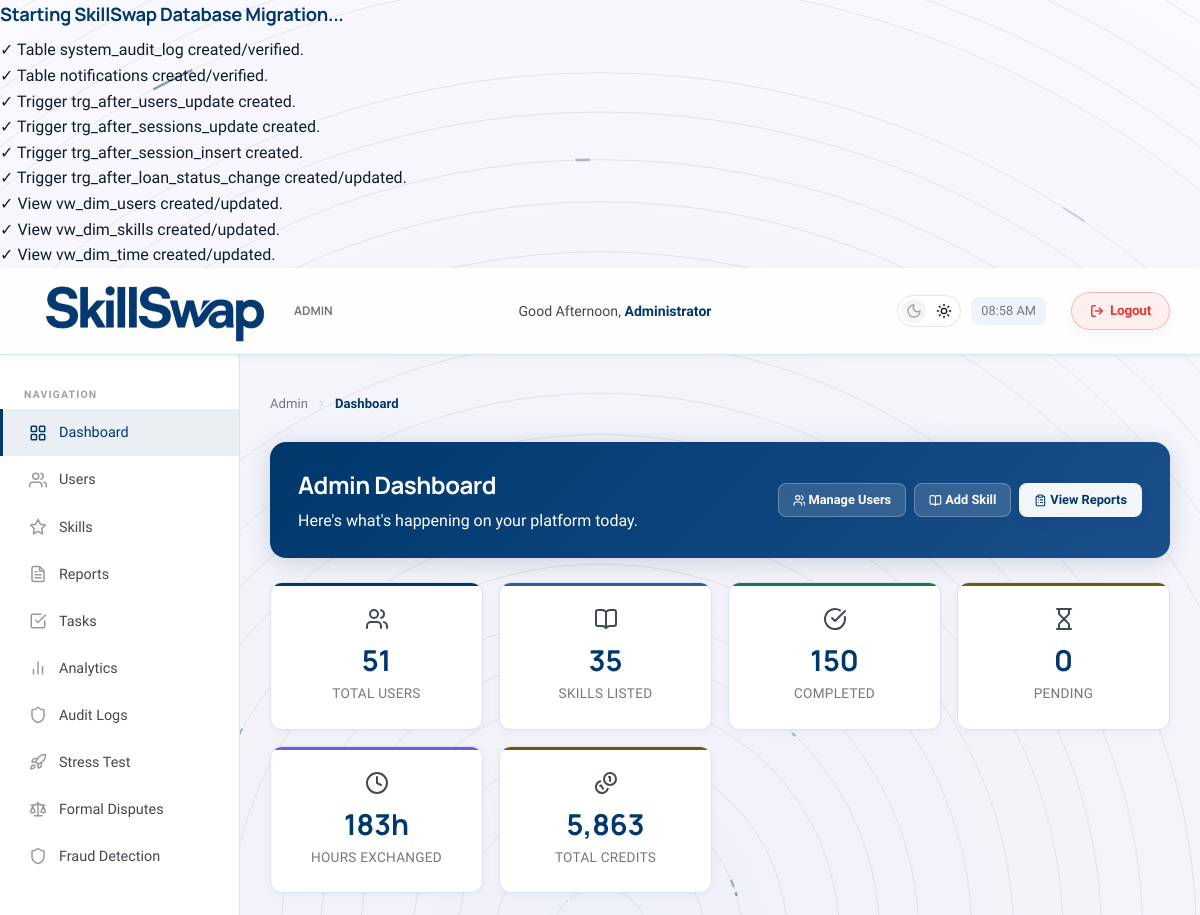
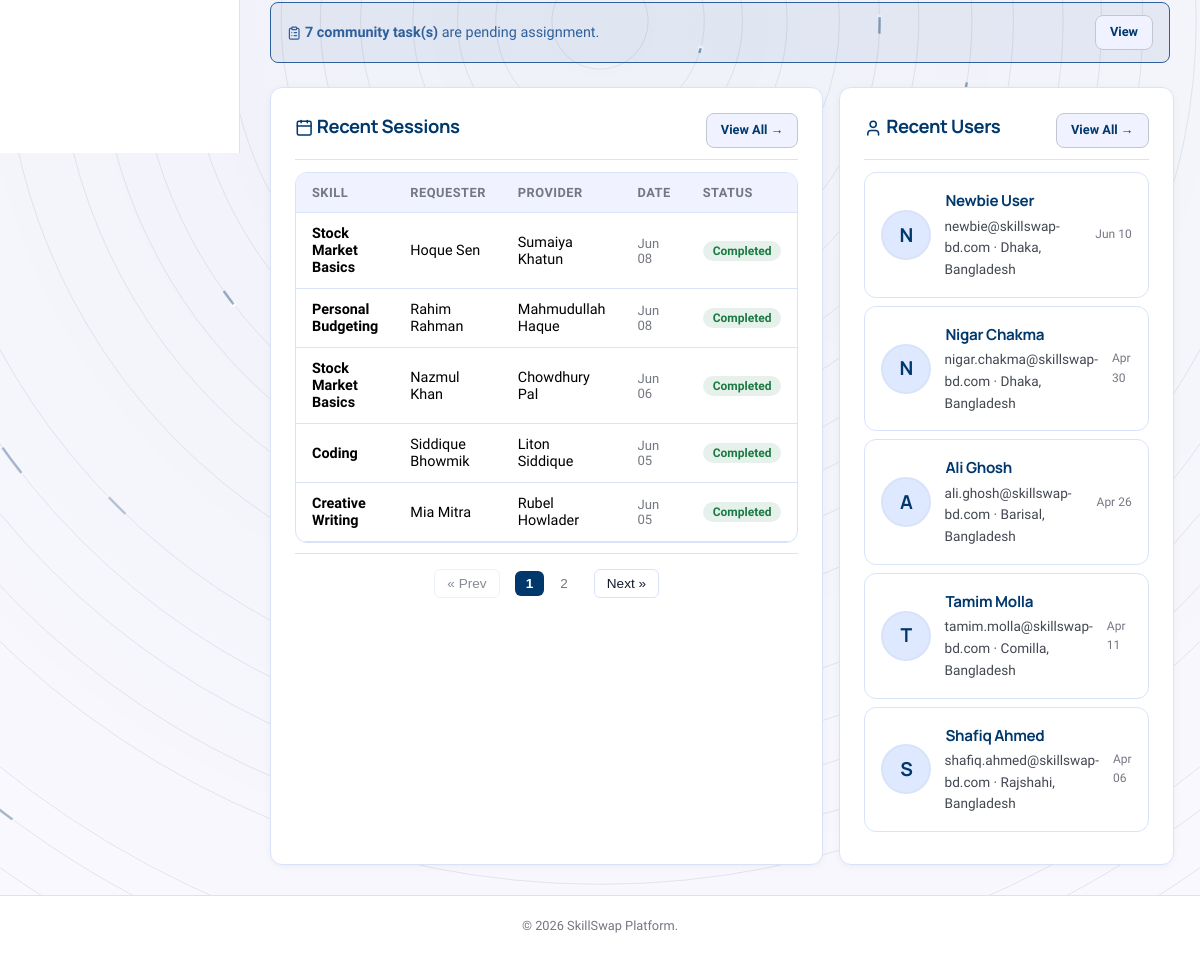
/admin/dashboard.php (signed in), run on the app's committed database (2 pictures, top to bottom).
### tables this page shows
CREATE TABLE IF NOT EXISTS exchange_sessions (
    session_id INT AUTO_INCREMENT PRIMARY KEY,
    requester_id INT NOT NULL,
    provider_id INT NOT NULL,
    skill_id INT NOT NULL,
    status ENUM('scheduled', 'under-review', 'completed', 'cancelled', 'refunded', 'disputed') DEFAULT 'scheduled',
    scheduled_time DATETIME NOT NULL,
    completion_time DATETIME NULL,
    session_duration INT,
    feedback_given BOOLEAN DEFAULT FALSE,
    time_credit_transfer DECIMAL(10, 2),
    submission_note TEXT,
    rating INT CHECK (rating BETWEEN 1 AND 5),
    comment TEXT,
    bonus_multiplier DECIMAL(3, 2) DEFAULT 1.00,
    completion_otp VARCHAR(10) NULL,
    FOREIGN KEY (requester_id) REFERENCES users(user_id) ON DELETE RESTRICT,
    FOREIGN KEY (provider_id) REFERENCES users(user_id) ON DELETE RESTRICT,
    FOREIGN KEY (skill_id) REFERENCES skills(skill_id) ON DELETE RESTRICT
);

CREATE TABLE IF NOT EXISTS skills (
    skill_id INT AUTO_INCREMENT PRIMARY KEY,
    skill_name VARCHAR(100) NOT NULL,
    catagory VARCHAR(50),
    description TEXT,
    difficulty_level ENUM('Beginner', 'Intermediate', 'Advanced')
);

CREATE TABLE IF NOT EXISTS users (
    user_id INT AUTO_INCREMENT PRIMARY KEY,
    name VARCHAR(100) NOT NULL,
    email VARCHAR(100) UNIQUE NOT NULL,
    password_hash VARCHAR(255) NOT NULL,
    location VARCHAR(100) NOT NULL,
    bio TEXT,
    profile_photo MEDIUMBLOB,
    profile_photo_mime VARCHAR(50),
    reliability_score DECIMAL(5, 2) DEFAULT NULL,
    status ENUM('active', 'suspended') DEFAULT 'active',
    created_at TIMESTAMP DEFAULT CURRENT_TIMESTAMP,
    last_active_at TIMESTAMP DEFAULT CURRENT_TIMESTAMP ON UPDATE CURRENT_TIMESTAMP,
    availability_schedule TEXT,
    availability_locked TINYINT(1) DEFAULT 0
);

### admin/dashboard.php (the view, shortened to what this page needs)
<?php
require_once __DIR__ . '/../config/db.php';
$total_users = $conn->query("SELECT COUNT(*) AS cnt FROM users")->fetch_assoc()['cnt'];
$total_skills = $conn->query("SELECT COUNT(*) AS cnt FROM skills")->fetch_assoc()['cnt'];
$completed_sessions = $conn->query("SELECT COUNT(*) AS cnt FROM exchange_sessions WHERE status = 'completed'")->fetch_assoc()['cnt'];
$pending_sessions = $conn->query("SELECT COUNT(*) AS cnt FROM exchange_sessions WHERE status = 'scheduled'")->fetch_assoc()['cnt'];
$total_hours = $conn->query("SELECT COALESCE(SUM(session_duration), 0) AS total FROM exchange_sessions WHERE status = 'completed'")->fetch_assoc()['total'];
$total_hours = round($total_hours / 60, 1);
$total_wallet = $conn->query("SELECT COALESCE(SUM(balance), 0) AS total FROM wallet")->fetch_assoc()['total'];
$recent_sessions = $conn->query("
    SELECT es.*, s.skill_name, u_req.name AS requester_name, u_prov.name AS provider_name
    FROM exchange_sessions es
    JOIN skills s ON es.skill_id = s.skill_id
    JOIN users u_req ON es.requester_id = u_req.user_id
    JOIN users u_prov ON es.provider_id = u_prov.user_id
    ORDER BY es.scheduled_time DESC
    LIMIT 10
");
$recent_users = $conn->query("SELECT * FROM users ORDER BY created_at DESC LIMIT 5");
$pending_tasks = $conn->query("SELECT COUNT(*) AS cnt FROM community_task WHERE status = 'pending'")->fetch_assoc()['cnt'];
include __DIR__ . '/../includes/admin_header.php';
?>
<div class="admin-welcome-banner">
    <div>
        <h1 class="page-title" style="border:none; margin:0; padding:0;">Admin Dashboard</h1>
        <p style="color:#ffffff; margin-top:4px;">Here's what's happening on your platform today.</p>
    </div>
    <div class="admin-quick-actions">
        <a href="../admin/users.php" class="btn btn-sm btn-secondary"><i data-lucide="users" class="lucide-sm"></i> Manage Users</a>
        <a href="../admin/skills.php" class="btn btn-sm btn-secondary"><i data-lucide="book-open" class="lucide-sm"></i> Add Skill</a>
        <a href="../admin/disputes.php" class="btn btn-sm btn-primary"><i data-lucide="clipboard-list" class="lucide-sm"></i> View Reports</a>
    </div>
</div>
<div class="stats-grid">
    <div class="stat-card stat-card-accent" style="--accent: var(--primary);">
        <div class="stat-icon"><i data-lucide="users" class="lucide-sm"></i></div>
        <span class="stat-value"><?php echo $total_users; ?></span>
        <span class="stat-label">Total Users</span>
    </div>
    <div class="stat-card stat-card-accent" style="--accent: var(--info);">
        <div class="stat-icon"><i data-lucide="book-open" class="lucide-sm"></i></div>
        <span class="stat-value"><?php echo $total_skills; ?></span>
        <span class="stat-label">Skills Listed</span>
    </div>
    <div class="stat-card stat-card-accent" style="--accent: var(--success);">
        <div class="stat-icon"><i data-lucide="check-circle" class="lucide-sm"></i></div>
        <span class="stat-value"><?php echo $completed_sessions; ?></span>
        <span class="stat-label">Completed</span>
    </div>
    <div class="stat-card stat-card-accent" style="--accent: var(--warning);">
        <div class="stat-icon"><i data-lucide="hourglass" class="lucide-sm"></i></div>
        <span class="stat-value"><?php echo $pending_sessions; ?></span>
        <span class="stat-label">Pending</span>
    </div>
    <div class="stat-card stat-card-accent" style="--accent: #6b5ce7;">
        <div class="stat-icon"><i data-lucide="clock" class="lucide-sm"></i></div>
        <span class="stat-value"><?php echo $total_hours; ?>h</span>
        <span class="stat-label">Hours Exchanged</span>
    </div>
    <div class="stat-card stat-card-accent" style="--accent: var(--secondary);">
        <div class="stat-icon"><i data-lucide="coins" class="lucide-sm"></i></div>
        <span class="stat-value"><?php echo number_format($total_wallet, 0); ?></span>
        <span class="stat-label">Total Credits</span>
    </div>
</div>
<?php if ($pending_sessions > 0 || $pending_tasks > 0): ?>
<div class="admin-alerts mb-3">
    <?php if ($pending_tasks > 0): ?>
        <div class="alert alert-info" style="display:flex; justify-content:space-between; align-items:center;">
            <span><i data-lucide="clipboard-list" class="lucide-sm"></i> <strong><?php echo $pending_tasks; ?> community task(s)</strong> are pending assignment.</span>
            <a href="../admin/community_tasks.php" class="btn btn-sm btn-secondary">View</a>
        </div>
    <?php endif; ?>
</div>
<?php endif; ?>
<div class="grid-2">
    <div class="card">
        <div class="card-header">
            <h3><i data-lucide="calendar" class="lucide-sm"></i> Recent Sessions</h3>
            <a href="../admin/disputes.php" class="btn btn-sm btn-secondary">View All &rarr;</a>
        </div>
        <?php if ($recent_sessions->num_rows > 0): ?>
        <div class="table-wrapper">
            <table>
                <thead>
                    <tr>
                        <th>Skill</th>
                        <th>Requester</th>
                        <th>Provider</th>
                        <th>Date</th>
                        <th>Status</th>
                    </tr>
                </thead>
                <tbody>
                    <?php while ($s = $recent_sessions->fetch_assoc()):
                        $sc = 'badge-warning';
                        if ($s['status'] === 'completed')
                            $sc = 'badge-success';
                        elseif ($s['status'] === 'cancelled')
                            $sc = 'badge-danger';
                        ?>
                        <tr>
                            <td><strong><?php echo htmlspecialchars($s['skill_name']); ?></strong></td>
                            <td><?php echo htmlspecialchars($s['requester_name']); ?></td>
                            <td><?php echo htmlspecialchars($s['provider_name']); ?></td>
                            <td style="color:var(--text-muted); font-size:0.82rem;"><?php echo date('M d', strtotime($s['scheduled_time'])); ?></td>
                            <td><span class="badge <?php echo $sc; ?>"><?php echo ucfirst($s['status']); ?></span></td>
                        </tr>
                    <?php endwhile; ?>
                </tbody>
            </table>
        </div>
        <?php else: ?>
            <div class="empty-state"><p>No sessions yet.</p></div>
        <?php endif; ?>
    </div>
    <div class="card">
        <div class="card-header">
            <h3><i data-lucide="user" class="lucide-sm"></i> Recent Users</h3>
            <a href="../admin/users.php" class="btn btn-sm btn-secondary">View All &rarr;</a>
        </div>
        <?php while ($u = $recent_users->fetch_assoc()): ?>
            <div class="user-card mb-1">
                <?php if (!empty($u['profile_photo'])): ?>
                    <img src="../api/user_photo.php?user_id=<?php echo $u['user_id']; ?>" class="avatar" style="width:40px; height:40px; object-fit:cover; border-radius:50%;" alt="User">
                <?php else: ?>
                    <div class="avatar"><?php echo strtoupper(substr($u['name'], 0, 1)); ?></div>
                <?php endif; ?>
                <div class="user-info" style="flex:1;">
                    <h4><?php echo htmlspecialchars($u['name']); ?></h4>
                    <p><?php echo htmlspecialchars($u['email']); ?> &middot;
                        <?php echo htmlspecialchars($u['location'] ?? 'N/A'); ?></p>
                </div>
                <span style="font-size:0.75rem; color:var(--text-muted);"><?php echo date('M d', strtotime($u['created_at'])); ?></span>
            </div>
        <?php endwhile; ?>
    </div>
</div>
<?php include __DIR__ . '/../includes/admin_footer.php'; ?>

### data on the page
exchange_sessions: skill.skill_name "Stock Market Basics", requester.name "Hoque Sen", provider.name "Sumaiya Khatun", scheduled_time "Jun 08", status "Completed"
exchange_sessions: skill.skill_name "Personal Budgeting", requester.name "Rahim Rahman", provider.name "Mahmudullah Haque", scheduled_time "Jun 08", status "Completed"
exchange_sessions: skill.skill_name "Stock Market Basics", requester.name "Nazmul Khan", provider.name "Chowdhury Pal", scheduled_time "Jun 06", status "Completed"
exchange_sessions: skill.skill_name "Coding", requester.name "Siddique Bhowmik", provider.name "Liton Siddique", scheduled_time "Jun 05", status "Completed"
exchange_sessions: skill.skill_name "Creative Writing", requester.name "Mia Mitra", provider.name "Rubel Howlader", scheduled_time "Jun 05", status "Completed"
users: name "N", name "Newbie User", email "newbie@skillswap-bd.com", location "Dhaka, Bangladesh", created_at "Jun 10"
users: name "N", name "Nigar Chakma", email "nigar.chakma@skillswap-bd.com", location "Dhaka, Bangladesh", created_at "Apr 30"
users: name "A", name "Ali Ghosh", email "ali.ghosh@skillswap-bd.com", location "Barisal, Bangladesh", created_at "Apr 26"
users: name "T", name "Tamim Molla", email "tamim.molla@skillswap-bd.com", location "Comilla, Bangladesh", created_at "Apr 11"
users: name "S", name "Shafiq Ahmed", email "shafiq.ahmed@skillswap-bd.com", location "Rajshahi, Bangladesh", created_at "Apr 06"

### other printed values
$greeting "Good Afternoon"
$admin_name "Administrator"
$breadcrumb_title "Dashboard"
$total_users "51"
$total_skills "35"
$completed_sessions "150"
$pending_sessions "0"
$total_hours "183"
$total_wallet "5,863"
$pending_tasks "7"
